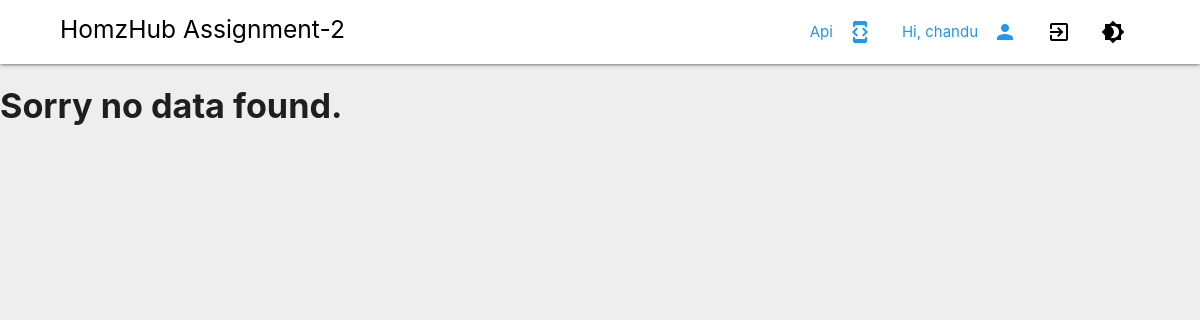
Page /ReqDetail/2/ (signed in) on the earlier database version.
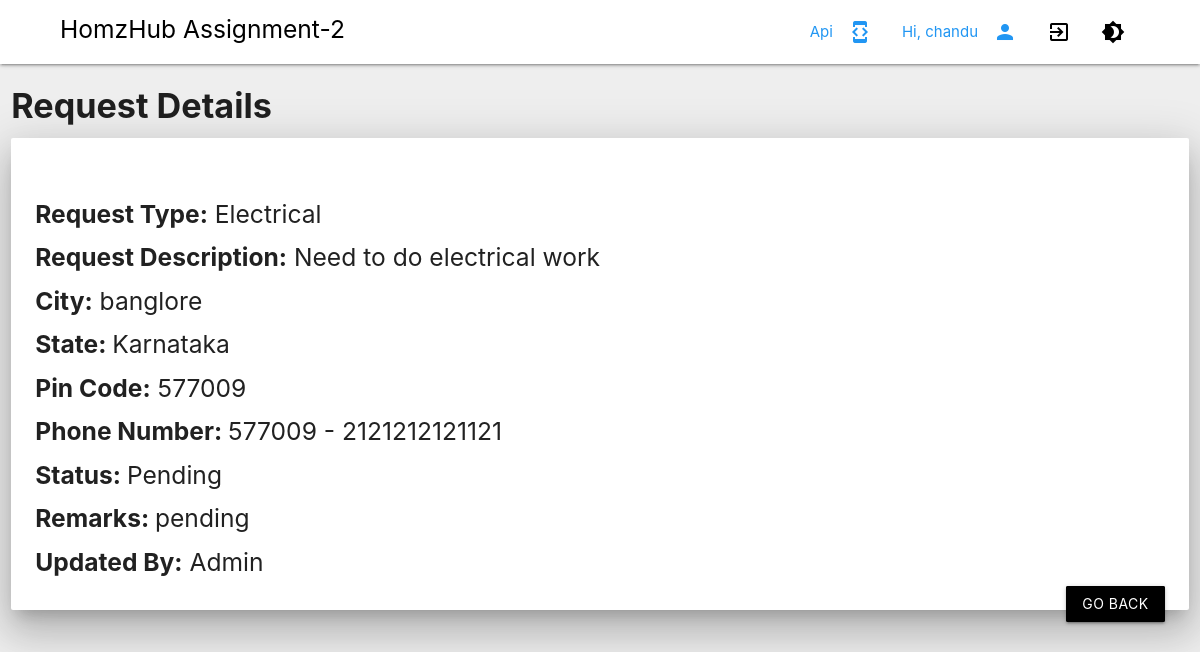
Same page on the later database version.
### mysite/models.py (models this page shows, shortened)
class UserRequest(models.Model):
  RequestedUser = models.ForeignKey(User, on_delete=models.CASCADE, related_name='UserRequest_user', default = "")
  RequestType = models.ForeignKey(RequestTypeMaster, on_delete=models.CASCADE, related_name='UserRequest_type')
  RequestDesc = models.TextField(default = "")
  City = models.TextField(default = "")
  State = models.ForeignKey(StateMaster, on_delete=models.CASCADE, related_name='UserRequest_state')
  Pincode = models.IntegerField(default=0)
  PhoneCode = models.TextField(default = "")
  Phone = models.IntegerField(default = "")
  Status  = models.ForeignKey(StatusMaster, on_delete=models.CASCADE, related_name='UserRequest_Status')
  Remark = models.TextField(default = "")
  created = models.DateTimeField(auto_now_add=True)

class RequestTypeMaster(models.Model):
  RequestType = models.TextField(default = "")
  def __str__(self):
    return self.RequestType

class StateMaster(models.Model):
  StateName = models.TextField(default = 1)
  StateCode = models.IntegerField(default=0)
  created = models.DateTimeField(auto_now_add=True)
  def __str__(self):
    return self.StateName

class StatusMaster(models.Model):
  StatusType = models.TextField(default="")
  def __str__(self):
    return self.StatusType

### mysite/views.py (the view)
# urls.py: path('ReqDetail/<id>/', ReqDetail, name='ReqDetail'),
def ReqDetail(request, id):
    if not request.user.is_authenticated:
      return render(request, 'Login.html')
    Request = UserRequest.objects.filter(RequestedUser=request.user, id=id)
    context = {
        'Request':Request
      }
    return render(request, 'RequestDetail.html', context)

### templates/RequestDetail.html (shortened to what this page needs)
{% extends 'Base.html' %}
{% block content %}
{% for request in Request%}
<div class="row">
  <div class="col s12">
    <h4><b>Request Details</b></h4>
    <div class="card z-depth-5 hoverable">
      <div class="card-content">
          <br>
                  <h5><b>Request Type:</b> {{request.RequestType}}</h5>
                  <h5><b>Request Description:</b> {{ request.RequestDesc}}</h5>
                  <h5><b>City:</b> {{request.City }}</h5>
                  <h5><b>State: </b>{{ request.State}}</h5>
                  <h5><b>Pin Code:</b> {{ request.Pincode}}</h5>
                  <h5><b> Phone Number: </b>{{ request.PhoneCode}} - {{ request.Phone}} </h5>
                  <h5><b>Status: </b>{{ request.Status}}</h5>
                  <h5><b>Remarks: </b>{{ request.Remark}}</h5>
                  <h5><b>Updated By:</b> Admin </h5>
  <a class="btn waves-effect waves-light right black pulse" href="/request/" type="submit">Go Back</a>
       {%empty%}
       <h4><b> Sorry no data found.</b></h4>
{% endfor %}
{% endblock content %}

Differences in the rows shown:
added UserRequest: RequestType "Electrical", RequestDesc "Need to do electrical work", City "banglore", State "Karnataka", Pincode "577009", PhoneCode "577009", Phone "2121212121121", Status "Pending", Remark "pending"
Other differences:
text no longer shown: "Sorry no data found."
